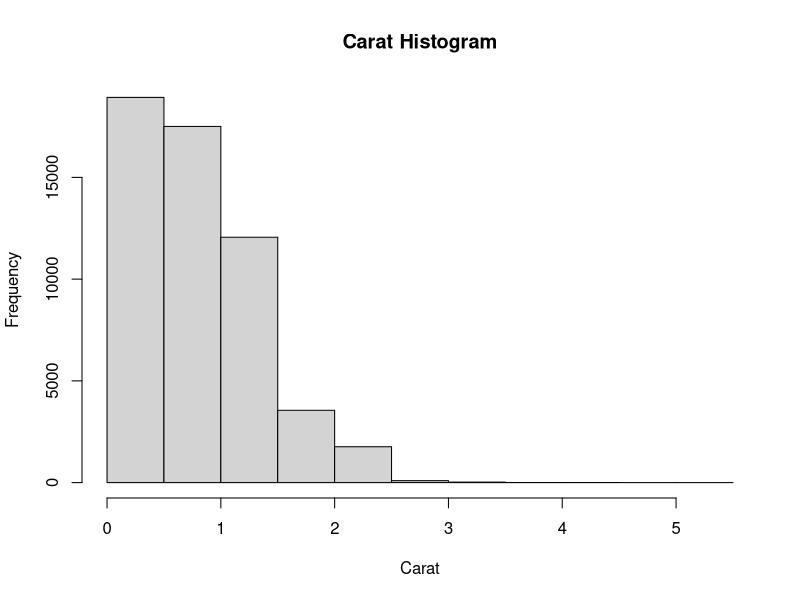
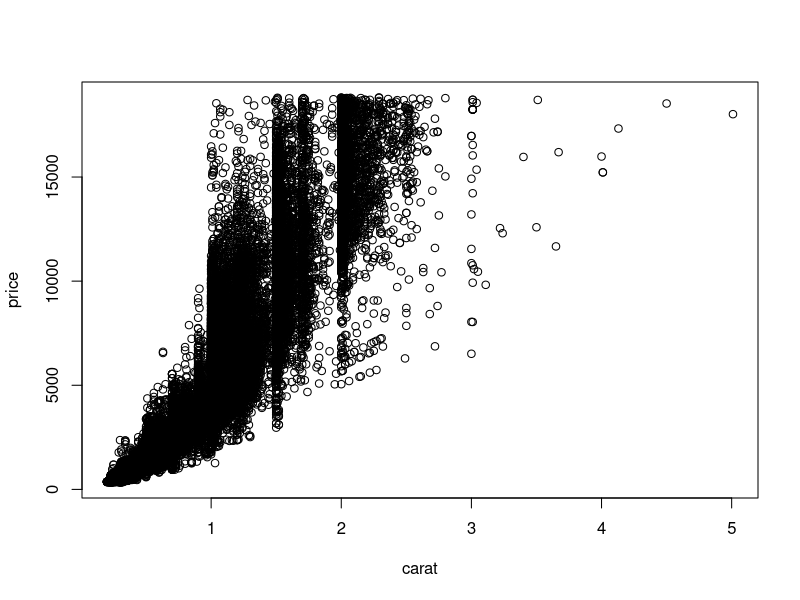
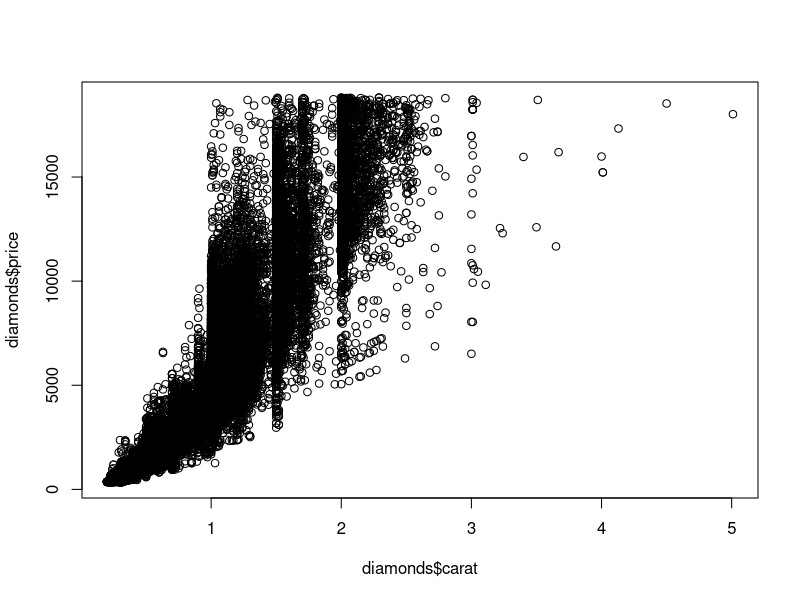
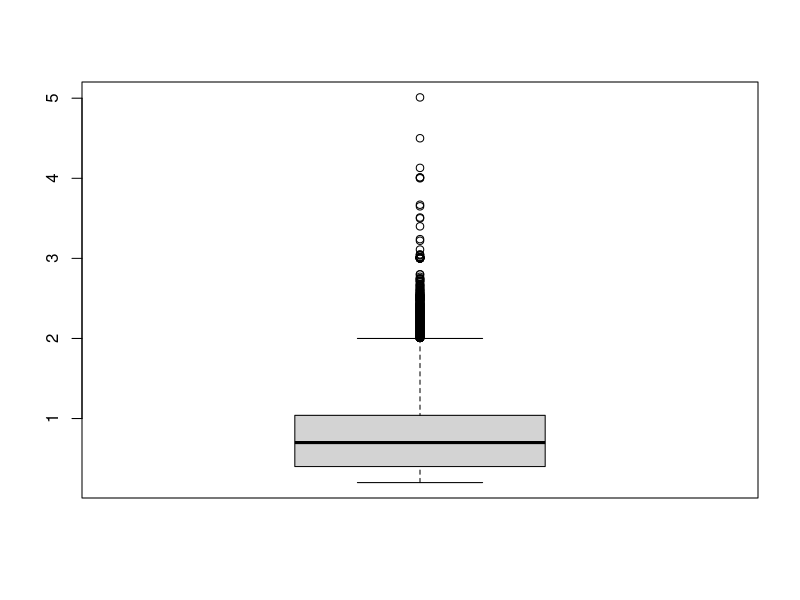
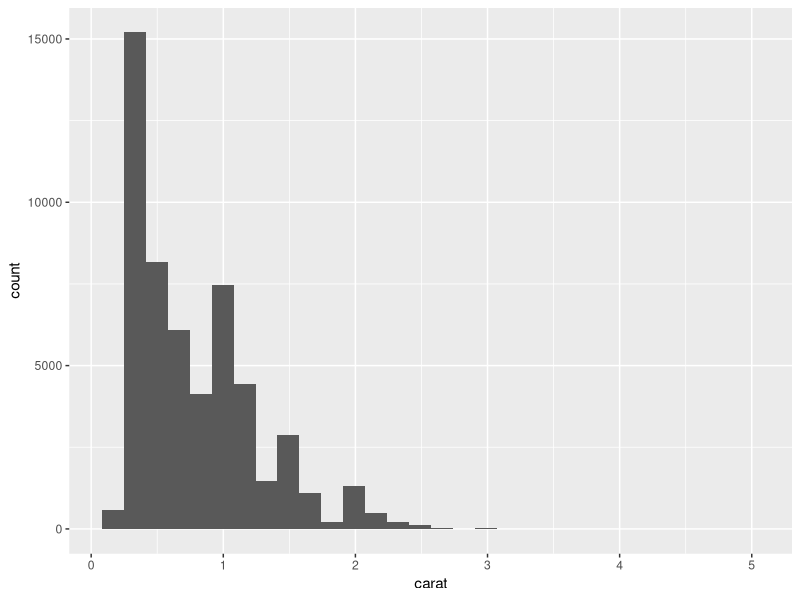
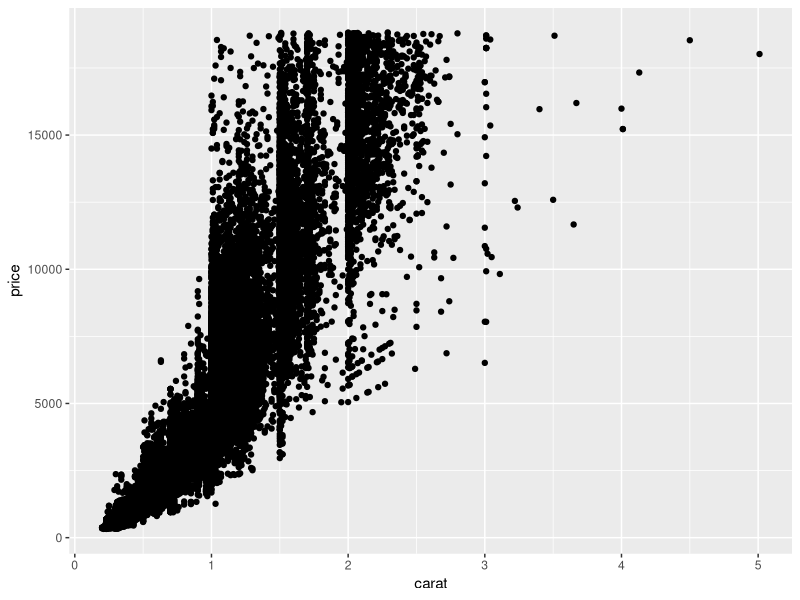
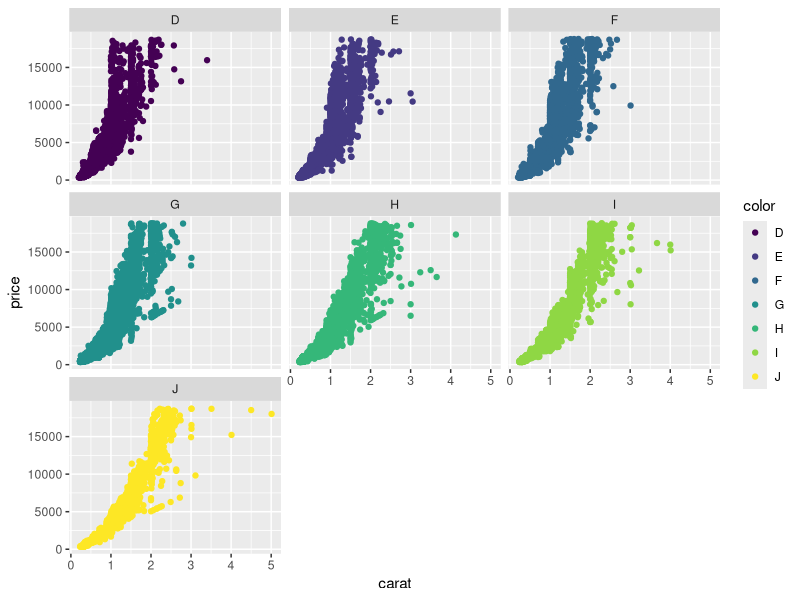
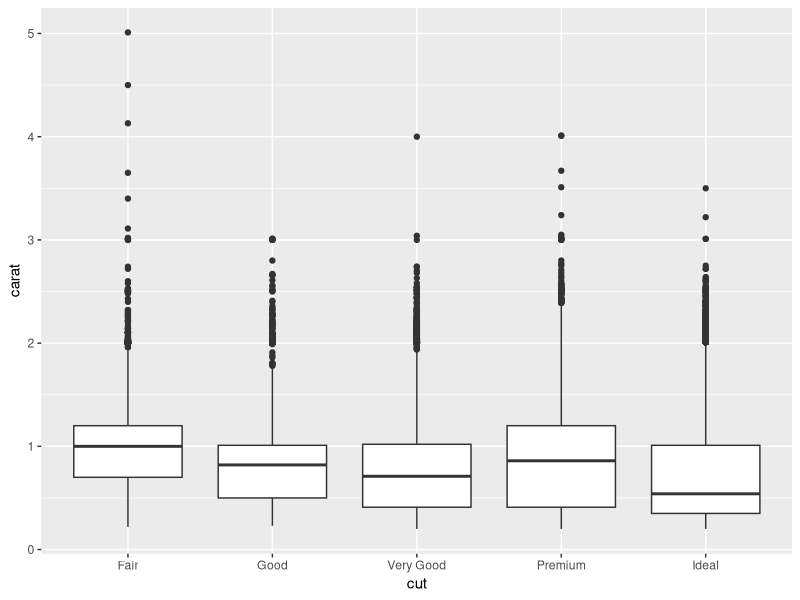

Write the R code that produced these figures, in order.
## ---- chunk 1
require(ggplot2)
data(diamonds)
head(diamonds)
## ---- chunk 2
hist(diamonds$carat, main = "Carat Histogram", xlab = "Carat")
## ---- chunk 3
plot(price ~ carat, data = diamonds)
## ---- chunk 4
plot(diamonds$carat, diamonds$price)
## ---- chunk 5
boxplot(diamonds$carat)
## ---- chunk 6
library(ggplot2)
## ---- chunk 7
ggplot(data = diamonds) + geom_histogram(aes(x = carat))
## ---- chunk 8
ggplot(diamonds, aes(x = carat, y = price)) + geom_point()
## ---- chunk 9
g <- ggplot(diamonds, aes(x = carat, y = price))
## ---- chunk 10
g + geom_point(aes(color = color)) + facet_wrap(~color)
## ---- chunk 11
ggplot(diamonds, aes(y = carat, x = cut)) + geom_boxplot()
## ---- chunk 12
ggplot(economics, aes(x = date, y = pop)) + geom_line()
## ---- chunk 13
require(ggthemes)

g2 <- ggplot(diamonds, aes(x=carat, y=price)) + geom_point(aes(color = color))

g2 + theme_economist() + scale_colour_economist()
